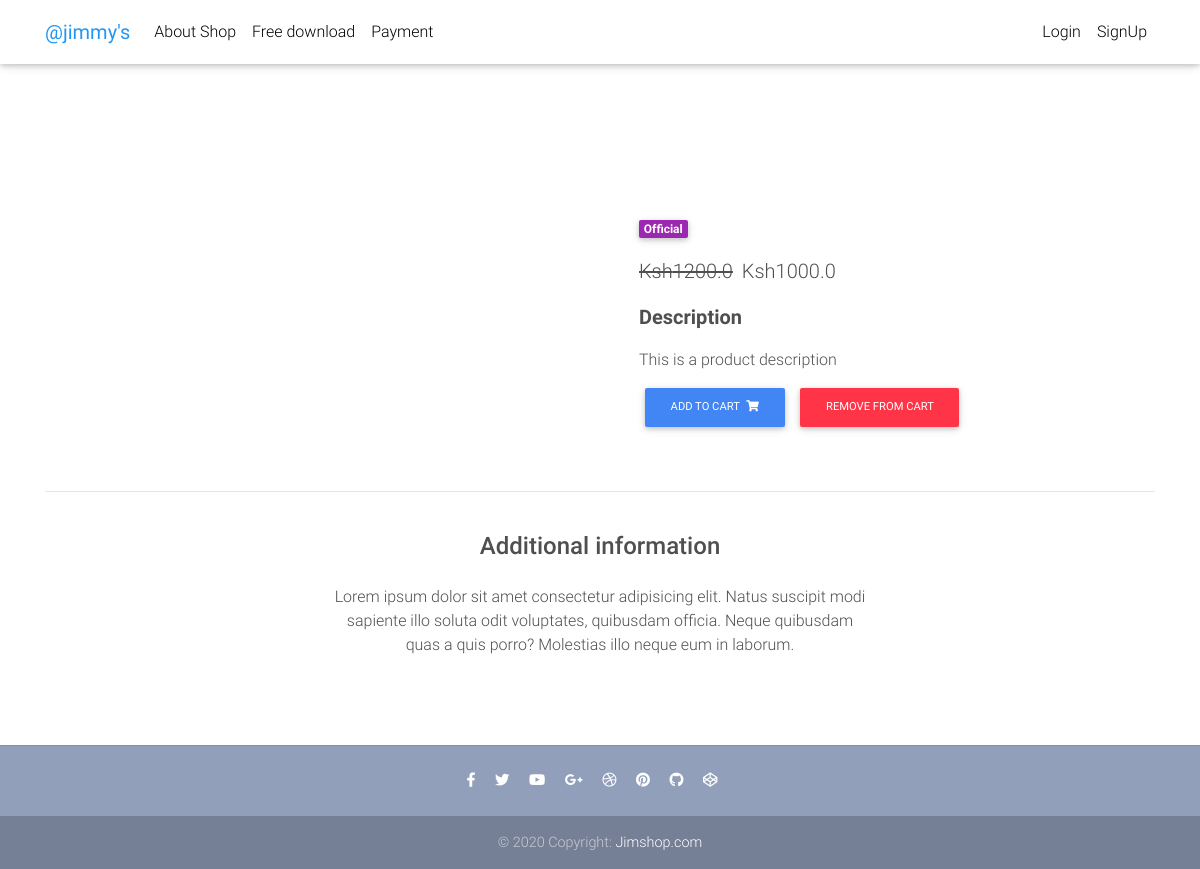
Screenshot of /core/products/test-product-trousers/ with the database file from the repository.
### core/models.py (models this page shows, shortened)
class Item(models.Model):
    title = models.CharField(max_length=100)
    price = models.FloatField()
    discount_price = models.FloatField(blank=True, null=True)
    category = models.CharField(choices=CATEGORY_CHOICES, max_length=2)
    label = models.CharField(choices=LABEL_CHOICES, max_length=1)
    slug = models.SlugField()
    description = models.TextField(default="This is a product description")
    image = models.ImageField(blank=True, null=True, default = "")
    def get_add_to_cart_url(self):
        return reverse("core:add-to-cart", kwargs={'slug': self.slug})
    def get_remove_from_cart_url(self):
        return reverse("core:remove-from-cart", kwargs={'slug': self.slug})

### core/views.py (the view)
# urls.py: path('products/<slug:slug>/', views.ProductDetailView.as_view(), name='products'),
class ProductDetailView(DetailView):
    model = Item
    template_name = "product-page.html"

### templates/product-page.html (shortened to what this page needs)
{% extends 'base.html' %}
{% block content  %}
<body>
  <main class="mt-5 pt-4">
    <div class="container dark-grey-text mt-5">
      <div class="row wow fadeIn">
        <div class="col-md-6 mb-4">
        </div>
        <div class="col-md-6 mb-4">
          <div class="p-4">
            <div class="mb-3">
              <a href="">
                <span class="badge purple mr-1">{{ object.get_category_display }}</span>
              </a>
            </div>
            <p class="lead">
              {% if object.discount_price %}
                <span class="mr-1">
                  <del>Ksh{{ object.price }}</del>
                </span>
                <span>Ksh{{ object.discount_price }}</span>
              {% else %}
                {{ object.price }}
              {% endif %}
            </p>
            <p class="lead font-weight-bold">Description</p>
            <p>{{ object.description }}</p>
            <a href="{{ object.get_add_to_cart_url }}" class="btn btn-primary btn-md my-0 p">Add to cart
              <i class="fas fa-shopping-cart ml-1"></i>
            </a>
            <a href="{{ object.get_remove_from_cart_url }}" class="btn btn-danger btn-md my-0 p">Remove from cart
            </a>
          </div>
        </div>
      </div>
      <hr>
      <div class="row d-flex justify-content-center wow fadeIn">
        <div class="col-md-6 text-center">
          <h4 class="my-4 h4">Additional information</h4>
          <p>Lorem ipsum dolor sit amet consectetur adipisicing elit. Natus suscipit modi sapiente illo soluta odit
            voluptates,
            quibusdam officia. Neque quibusdam quas a quis porro? Molestias illo neque eum in laborum.</p>
        </div>
      </div>
      <div class="row wow fadeIn">
        <div class="col-lg-4 col-md-12 mb-4">
        </div>
        <div class="col-lg-4 col-md-6 mb-4">
        </div>
        <div class="col-lg-4 col-md-6 mb-4">
        </div>
      </div>
    </div>
  </main>
</body>
</html>
{% endblock %}

### templates/base.html (style rules this page uses)
html, body, header, .carousel { height: 60vh; }

### rows the page displays
Item: category "Official", price "1200.0", discount_price "1000.0", description "This is a product description"
